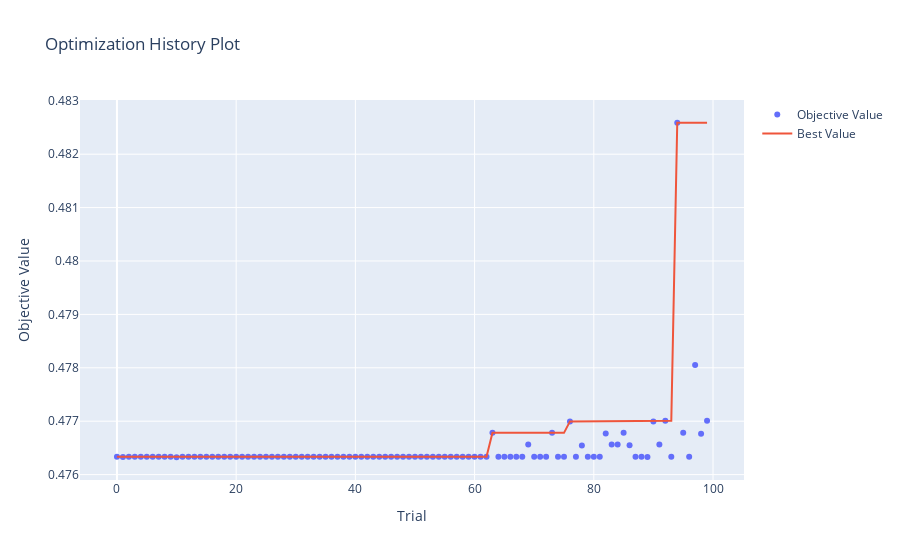

Write notebook code for a chart like this one.
### Markdown cell above
### 2.3 Optuna Visualizations
Visualizing hyper-parameter tuning results obtained by running Optuna.

### Code cell
optuna.visualization.plot_optimization_history(study)
